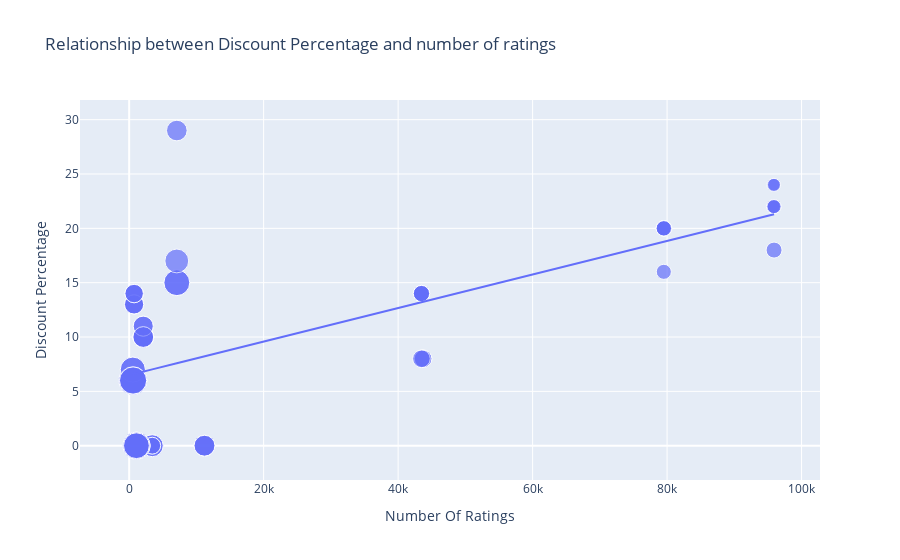

The code cell stored with this chart in its notebook:
### Code cell
r_fig = px.scatter(data_frame=data ,x='Number Of Ratings',y='Discount Percentage',size='Sale Price'
                  ,trendline='ols',title='Relationship between Discount Percentage and number of ratings')
r_fig.show()

### Figure 1 — Plotly figure (JSON) as saved in the notebook; plotly's stock layout.template omitted (floating-point values rounded to 4 significant figures)
{"data": [{"hovertemplate": "Number Of Ratings=%{x}<br>Discount Percentage=%{y}<br>Sale Price=%{marker.size}<extra></extra>", "legendgroup": "", "marker": {"color": "#636efa", "size": [49900, 84900, 84900, 77000, 77000, 49900, 49900, 77000, 89900, 41999, 39999, 41999, 41999, 41999, 131900, 117100, 131900, 117100, 74999, 117900, 117100, 117900, 99900, 44999, 140900, 130900, 64900, 120900, 59900, 75900, 110900, 130900, 120900, 64900, 64900, 75900, 75900, 120900, 59900, 120900, 75900, 140900, 70900, 70900, 75900, 59900, 110900, 120900, 130900, 130900, 54999, 54999, 29999, 34999, 34999, 34999, 54999, 29999, 46999, 46999, 46999, 46999], "sizemode": "area", "sizeref": 352.2, "symbol": "circle"}, "mode": "markers", "name": "", "orientation": "v", "showlegend": false, "type": "scatter", "x": [3431, 3431, 3431, 11202, 11202, 3431, 3431, 11202, 1454, 79512, 79512, 79582, 79512, 79512, 1078, 1078, 1078, 1078, 7088, 7088, 1078, 7088, 7081, 95909, 542, 580, 740, 545, 740, 2101, 545, 580, 580, 730, 730, 2101, 2101, 580, 740, 580, 2092, 545, 2101, 2092, 2101, 740, 545, 580, 580, 580, 43707, 43707, 95807, 95909, 95807, 95909, 43470, 95909, 43470, 43470, 43470, 43470], "xaxis": "x", "y": [0, 0, 0, 0, 0, 0, 0, 0, 0, 20, 16, 20, 20, 20, 0, 0, 0, 0, 29, 15, 0, 15, 17, 18, 6, 6, 13, 6, 14, 10, 7, 6, 6, 13, 13, 10, 10, 6, 14, 6, 10, 6, 11, 11, 10, 14, 7, 6, 6, 6, 8, 8, 24, 22, 22, 22, 8, 24, 14, 14, 14, 14], "yaxis": "y"}, {"hovertemplate": "<b>OLS trendline</b><br>Discount Percentage = 0.000154292 * Number Of Ratings + 6.49233<br>R<sup>2</sup>=0.468988<br><br>Number Of Ratings=%{x}<br>Discount Percentage=%{y} <b>(trend)</b><extra></extra>", "legendgroup": "", "marker": {"color": "#636efa", "symbol": "circle"}, "mode": "lines", "name": "", "showlegend": false, "type": "scatter", "x": [542, 545, 545, 545, 545, 580, 580, 580, 580, 580, 580, 580, 580, 730, 730, 740, 740, 740, 740, 1078, 1078, 1078, 1078, 1078, 1454, 2092, 2092, 2101, 2101, 2101, 2101, 2101, 3431, 3431, 3431, 3431, 3431, 7081, 7088, 7088, 7088, 11202, 11202, 11202, 43470, 43470, 43470, 43470, 43470, 43707, 43707, 79512, 79512, 79512, 79512, 79582, 95807, 95807, 95909, 95909, 95909, 95909], "xaxis": "x", "y": [6.576, 6.576, 6.576, 6.576, 6.576, 6.582, 6.582, 6.582, 6.582, 6.582, 6.582, 6.582, 6.582, 6.605, 6.605, 6.607, 6.607, 6.607, 6.607, 6.659, 6.659, 6.659, 6.659, 6.659, 6.717, 6.815, 6.815, 6.816, 6.816, 6.816, 6.816, 6.816, 7.022, 7.022, 7.022, 7.022, 7.022, 7.585, 7.586, 7.586, 7.586, 8.221, 8.221, 8.221, 13.2, 13.2, 13.2, 13.2, 13.2, 13.24, 13.24, 18.76, 18.76, 18.76, 18.76, 18.77, 21.27, 21.27, 21.29, 21.29, 21.29, 21.29], "yaxis": "y"}], "layout": {"autosize": true, "legend": {"itemsizing": "constant", "tracegroupgap": 0}, "title": {"text": "Relationship between Discount Percentage and number of ratings"}, "xaxis": {"anchor": "y", "autorange": true, "domain": [0, 1], "range": [-8446.0, 103400.0], "title": {"text": "Number Of Ratings"}, "type": "linear"}, "yaxis": {"anchor": "x", "autorange": true, "domain": [0, 1], "range": [-5.213, 33.41], "title": {"text": "Discount Percentage"}, "type": "linear"}}}
